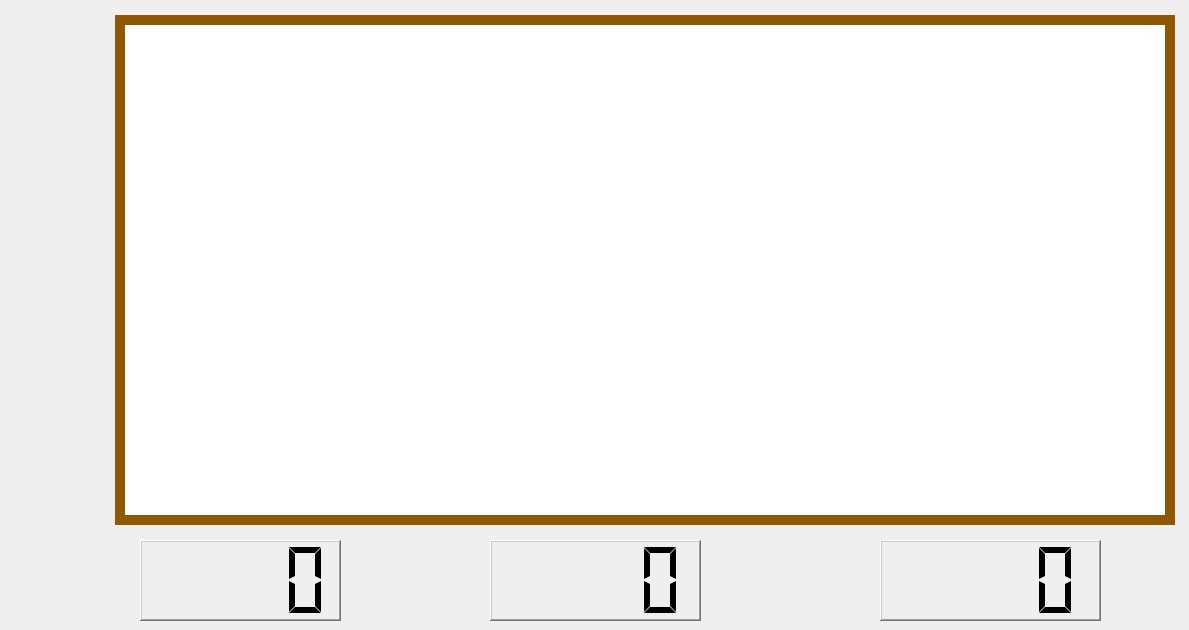
  <widget class="QWidget" name="centralWidget">
   <widget class="QGraphicsView" name="graphicsView">
    <property name="enabled">
     <bool>true</bool>
    </property>
    <property name="geometry">
     <rect>
      <x>123</x>
      <y>20</y>
      <width>1050</width>
      <height>498</height>
     </rect>
    </property>
   </widget>
   <widget class="QLabel" name="label_2">
    <property name="geometry">
     <rect>
      <x>190</x>
      <y>560</y>
      <width>71</width>
      <height>51</height>
     </rect>
    </property>
    <property name="text">
     <string/>
    </property>
    <property name="pixmap">
     <pixmap>:/Extras/Vidas.png</pixmap>
    </property>
    <property name="scaledContents">
     <bool>true</bool>
    </property>
   </widget>
   <widget class="QLCDNumber" name="Vida">
    <property name="geometry">
     <rect>
      <x>140</x>
      <y>540</y>
      <width>201</width>
      <height>81</height>
     </rect>
    </property>
    <property name="frameShape">
     <enum>QFrame::WinPanel</enum>
    </property>
    <property name="smallDecimalPoint">
     <bool>true</bool>
    </property>
    <property name="digitCount">
     <number>4</number>
    </property>
    <property name="mode">
     <enum>QLCDNumber::Dec</enum>
    </property>
    <property name="segmentStyle">
     <enum>QLCDNumber::Flat</enum>
    </property>
    <property name="value" stdset="0">
     <double>0.000000000000000</double>
    </property>
   </widget>
   <widget class="QLabel" name="label_3">
    <property name="geometry">
     <rect>
      <x>160</x>
      <y>540</y>
      <width>81</width>
      <height>81</height>
     </rect>
    </property>
    <property name="text">
     <string/>
    </property>
    <property name="pixmap">
     <pixmap resource="imagenes.qrc">:/ImagenesJuego/Otros/Vidas.png</pixmap>
    </property>
    <property name="scaledContents">
     <bool>true</bool>
    </property>
   </widget>
   <widget class="QLabel" name="label_5">
    <property name="geometry">
     <rect>
      <x>930</x>
      <y>550</y>
      <width>71</width>
      <height>61</height>
     </rect>
    </property>
    <property name="text">
     <string/>
    </property>
    <property name="pixmap">
     <pixmap resource="imagenes.qrc">:/ImagenesJuego/Otros/Distancia.png</pixmap>
    </property>
    <property name="scaledContents">
     <bool>true</bool>
    </property>
   </widget>
   <widget class="QLCDNumber" name="Distancia">
    <property name="geometry">
     <rect>
      <x>880</x>
      <y>540</y>
      <width>221</width>
      <height>81</height>
     </rect>
    </property>
    <property name="styleSheet">
     <string notr="true"/>
    </property>
    <property name="frameShape">
     <enum>QFrame::WinPanel</enum>
    </property>
    <property name="frameShadow">
     <enum>QFrame::Raised</enum>
    </property>
    <property name="smallDecimalPoint">
     <bool>true</bool>
    </property>
    <property name="digitCount">
     <number>4</number>
    </property>
    <property name="mode">
     <enum>QLCDNumber::Dec</enum>
    </property>
    <property name="segmentStyle">
     <enum>QLCDNumber::Flat</enum>
    </property>
   </widget>
   <widget class="QLabel" name="label_6">
    <property name="geometry">
     <rect>
      <x>500</x>
      <y>550</y>
      <width>71</width>
      <height>61</height>
     </rect>
    </property>
    <property name="text">
     <string/>
    </property>
    <property name="pixmap">
     <pixmap resource="imagenes.qrc">:/ImagenesJuego/Otros/Moneda.png</pixmap>
    </property>
    <property name="scaledContents">
     <bool>true</bool>
    </property>
   </widget>
   <widget class="QLCDNumber" name="Monedas">
    <property name="geometry">
     <rect>
      <x>490</x>
      <y>540</y>
      <width>211</width>
      <height>81</height>
     </rect>
    </property>
    <property name="frameShape">
     <enum>QFrame::WinPanel</enum>
    </property>
    <property name="smallDecimalPoint">
     <bool>true</bool>
    </property>
    <property name="digitCount">
     <number>4</number>
    </property>
    <property name="segmentStyle">
     <enum>QLCDNumber::Flat</enum>
    </property>
   </widget>
   <widget class="Line" name="line">
    <property name="geometry">
     <rect>
      <x>115</x>
      <y>10</y>
      <width>1060</width>
      <height>20</height>
     </rect>
    </property>
    <property name="palette">
     <palette>
      <active>
       <colorrole role="WindowText">
        <brush brushstyle="SolidPattern">
         <color alpha="255">
          <red>143</red>
          <green>89</green>
          <blue>2</blue>
         </color>
        </brush>
       </colorrole>
       <colorrole role="Button">
        <brush brushstyle="SolidPattern">
         <color alpha="255">
          <red>143</red>
          <green>89</green>
          <blue>2</blue>
         </color>
        </brush>
       </colorrole>
       <colorrole role="Light">
        <brush brushstyle="SolidPattern">
         <color alpha="255">
          <red>214</red>
          <green>133</green>
          <blue>3</blue>
         </color>
        </brush>
       </colorrole>
       <colorrole role="Midlight">
        <brush brushstyle="SolidPattern">
         <color alpha="255">
          <red>178</red>
          <green>111</green>
          <blue>2</blue>
         </color>
        </brush>
       </colorrole>
       <colorrole role="Dark">
        <brush brushstyle="SolidPattern">
         <color alpha="255">
          <red>71</red>
          <green>44</green>
          <blue>1</blue>
         </color>
        </brush>
       </colorrole>
       <colorrole role="Mid">
        <brush brushstyle="SolidPattern">
         <color alpha="255">
          <red>95</red>
          <green>59</green>
          <blue>1</blue>
         </color>
        </brush>
       </colorrole>
       <colorrole role="Text">
        <brush brushstyle="SolidPattern">
         <color alpha="255">
          <red>0</red>
          <green>0</green>
          <blue>0</blue>
         </color>
        </brush>
       </colorrole>
       <colorrole role="BrightText">
        <brush brushstyle="SolidPattern">
         <color alpha="255">
          <red>255</red>
          <green>255</green>
          <blue>255</blue>
         </color>
        </brush>
       </colorrole>
       <colorrole role="ButtonText">
        <brush brushstyle="SolidPattern">
         <color alpha="255">
          <red>143</red>
          <green>89</green>
          <blue>2</blue>
         </color>
        </brush>
       </colorrole>
       <colorrole role="Base">
        <brush brushstyle="SolidPattern">
         <color alpha="255">
          <red>255</red>
          <green>255</green>
          <blue>255</blue>
         </color>
        </brush>
       </colorrole>
       <colorrole role="Window">
        <brush brushstyle="SolidPattern">
         <color alpha="255">
          <red>143</red>
          <green>89</green>
          <blue>2</blue>
         </color>
        </brush>
       </colorrole>
       <colorrole role="Shadow">
        <brush brushstyle="SolidPattern">
         <color alpha="255">
          <red>143</red>
          <green>89</green>
          <blue>2</blue>
         </color>
        </brush>
       </colorrole>
       <colorrole role="Highlight">
        <brush brushstyle="SolidPattern">
         <color alpha="255">
          <red>143</red>
          <green>89</green>
          <blue>2</blue>
         </color>
        </brush>
       </colorrole>
       <colorrole role="Link">
        <brush brushstyle="SolidPattern">
         <color alpha="255">
          <red>143</red>
          <green>89</green>
          <blue>2</blue>
         </color>
        </brush>
       </colorrole>
       <colorrole role="AlternateBase">
        <brush brushstyle="SolidPattern">
         <color alpha="255">
          <red>199</red>
          <green>172</green>
          <blue>128</blue>
         </color>
        </brush>
       </colorrole>
       <colorrole role="ToolTipBase">
        <brush brushstyle="SolidPattern">
         <color alpha="255">
          <red>255</red>
          <green>255</green>
          <blue>220</blue>
         </color>
        </brush>
       </colorrole>
       <colorrole role="ToolTipText">
        <brush brushstyle="SolidPattern">
         <color alpha="255">
          <red>143</red>
          <green>89</green>
          <blue>2</blue>
         </color>
        </brush>
       </colorrole>
       <colorrole role="PlaceholderText">
        <brush brushstyle="SolidPattern">
         <color alpha="128">
          <red>0</red>
          <green>0</green>
          <blue>0</blue>
         </color>
        </brush>
       </colorrole>
      </active>
      <inactive>
       <colorrole role="WindowText">
        <brush brushstyle="SolidPattern">
         <color alpha="255">
          <red>143</red>
          <green>89</green>
          <blue>2</blue>
         </color>
        </brush>
       </colorrole>
       <colorrole role="Button">
        <brush brushstyle="SolidPattern">
         <color alpha="255">
          <red>143</red>
          <green>89</green>
          <blue>2</blue>
         </color>
        </brush>
       </colorrole>
       <colorrole role="Light">
        <brush brushstyle="SolidPattern">
         <color alpha="255">
          <red>214</red>
          <green>133</green>
          <blue>3</blue>
         </color>
        </brush>
       </colorrole>
       <colorrole role="Midlight">
        <brush brushstyle="SolidPattern">
         <color alpha="255">
          <red>178</red>
          <green>111</green>
          <blue>2</blue>
         </color>
        </brush>
       </colorrole>
       <colorrole role="Dark">
        <brush brushstyle="SolidPattern">
         <color alpha="255">
          <red>71</red>
          <green>44</green>
          <blue>1</blue>
         </color>
        </brush>
       </colorrole>
       <colorrole role="Mid">
        <brush brushstyle="SolidPattern">
         <color alpha="255">
          <red>95</red>
          <green>59</green>
          <blue>1</blue>
         </color>
        </brush>
       </colorrole>
       <colorrole role="Text">
        <brush brushstyle="SolidPattern">
         <color alpha="255">
          <red>0</red>
          <green>0</green>
          <blue>0</blue>
         </color>
        </brush>
       </colorrole>
       <colorrole role="BrightText">
        <brush brushstyle="SolidPattern">
         <color alpha="255">
          <red>255</red>
          <green>255</green>
          <blue>255</blue>
         </color>
        </brush>
       </colorrole>
       <colorrole role="ButtonText">
        <brush brushstyle="SolidPattern">
         <color alpha="255">
          <red>143</red>
          <green>89</green>
          <blue>2</blue>
         </color>
        </brush>
       </colorrole>
       <colorrole role="Base">
        <brush brushstyle="SolidPattern">
         <color alpha="255">
          <red>255</red>
          <green>255</green>
          <blue>255</blue>
         </color>
        </brush>
       </colorrole>
       <colorrole role="Window">
        <brush brushstyle="SolidPattern">
         <color alpha="255">
          <red>143</red>
          <green>89</green>
          <blue>2</blue>
         </color>
        </brush>
       </colorrole>
       <colorrole role="Shadow">
        <brush brushstyle="SolidPattern">
         <color alpha="255">
          <red>143</red>
          <green>89</green>
          <blue>2</blue>
         </color>
        </brush>
       </colorrole>
       <colorrole role="Highlight">
        <brush brushstyle="SolidPattern">
         <color alpha="255">
          <red>143</red>
          <green>89</green>
          <blue>2</blue>
         </color>
        </brush>
       </colorrole>
       <colorrole role="Link">
        <brush brushstyle="SolidPattern">
         <color alpha="255">
          <red>143</red>
          <green>89</green>
          <blue>2</blue>
         </color>
        </brush>
       </colorrole>
       <colorrole role="AlternateBase">
        <brush brushstyle="SolidPattern">
         <color alpha="255">
          <red>199</red>
          <green>172</green>
          <blue>128</blue>
         </color>
        </brush>
       </colorrole>
       <colorrole role="ToolTipBase">
        <brush brushstyle="SolidPattern">
         <color alpha="255">
          <red>255</red>
          <green>255</green>
          <blue>220</blue>
         </color>
        </brush>
       </colorrole>
       <colorrole role="ToolTipText">
        <brush brushstyle="SolidPattern">
         <color alpha="255">
          <red>143</red>
          <green>89</green>
          <blue>2</blue>
         </color>
        </brush>
       </colorrole>
       <colorrole role="PlaceholderText">
        <brush brushstyle="SolidPattern">
         <color alpha="128">
          <red>0</red>
          <green>0</green>
          <blue>0</blue>
         </color>
        </brush>
       </colorrole>
      </inactive>
      <disabled>
       <colorrole role="WindowText">
        <brush brushstyle="SolidPattern">
         <color alpha="255">
          <red>71</red>
          <green>44</green>
          <blue>1</blue>
         </color>
        </brush>
       </colorrole>
       <colorrole role="Button">
        <brush brushstyle="SolidPattern">
         <color alpha="255">
          <red>143</red>
          <green>89</green>
          <blue>2</blue>
         </color>
        </brush>
       </colorrole>
       <colorrole role="Light">
        <brush brushstyle="SolidPattern">
         <color alpha="255">
          <red>214</red>
          <green>133</green>
          <blue>3</blue>
         </color>
        </brush>
       </colorrole>
       <colorrole role="Midlight">
        <brush brushstyle="SolidPattern">
         <color alpha="255">
          <red>178</red>
          <green>111</green>
          <blue>2</blue>
         </color>
        </brush>
       </colorrole>
       <colorrole role="Dark">
        <brush brushstyle="SolidPattern">
         <color alpha="255">
          <red>71</red>
          <green>44</green>
          <blue>1</blue>
         </color>
        </brush>
       </colorrole>
       <colorrole role="Mid">
        <brush brushstyle="SolidPattern">
         <color alpha="255">
          <red>95</red>
          <green>59</green>
          <blue>1</blue>
         </color>
        </brush>
       </colorrole>
       <colorrole role="Text">
        <brush brushstyle="SolidPattern">
         <color alpha="255">
          <red>71</red>
          <green>44</green>
          <blue>1</blue>
         </color>
        </brush>
       </colorrole>
       <colorrole role="BrightText">
        <brush brushstyle="SolidPattern">
         <color alpha="255">
          <red>255</red>
          <green>255</green>
          <blue>255</blue>
         </color>
        </brush>
       </colorrole>
       <colorrole role="ButtonText">
        <brush brushstyle="SolidPattern">
         <color alpha="255">
          <red>71</red>
          <green>44</green>
          <blue>1</blue>
         </color>
        </brush>
       </colorrole>
       <colorrole role="Base">
        <brush brushstyle="SolidPattern">
         <color alpha="255">
          <red>143</red>
          <green>89</green>
          <blue>2</blue>
         </color>
        </brush>
       </colorrole>
       <colorrole role="Window">
        <brush brushstyle="SolidPattern">
         <color alpha="255">
          <red>143</red>
          <green>89</green>
          <blue>2</blue>
         </color>
        </brush>
       </colorrole>
       <colorrole role="Shadow">
        <brush brushstyle="SolidPattern">
         <color alpha="255">
          <red>143</red>
          <green>89</green>
          <blue>2</blue>
         </color>
        </brush>
       </colorrole>
       <colorrole role="Highlight">
        <brush brushstyle="SolidPattern">
         <color alpha="255">
          <red>145</red>
          <green>145</green>
          <blue>145</blue>
         </color>
        </brush>
       </colorrole>
       <colorrole role="Link">
        <brush brushstyle="SolidPattern">
         <color alpha="255">
          <red>143</red>
          <green>89</green>
          <blue>2</blue>
         </color>
        </brush>
       </colorrole>
       <colorrole role="AlternateBase">
        <brush brushstyle="SolidPattern">
         <color alpha="255">
          <red>143</red>
          <green>89</green>
          <blue>2</blue>
         </color>
        </brush>
       </colorrole>
       <colorrole role="ToolTipBase">
        <brush brushstyle="SolidPattern">
         <color alpha="255">
          <red>255</red>
          <green>255</green>
          <blue>220</blue>
         </color>
        </brush>
       </colorrole>
       <colorrole role="ToolTipText">
        <brush brushstyle="SolidPattern">
         <color alpha="255">
          <red>143</red>
          <green>89</green>
          <blue>2</blue>
         </color>
        </brush>
       </colorrole>
       <colorrole role="PlaceholderText">
        <brush brushstyle="SolidPattern">
         <color alpha="128">
          <red>0</red>
          <green>0</green>
          <blue>0</blue>
         </color>
        </brush>
       </colorrole>
      </disabled>
     </palette>
    </property>
    <property name="frameShadow">
     <enum>QFrame::Plain</enum>
    </property>
    <property name="lineWidth">
     <number>10</number>
    </property>
    <property name="midLineWidth">
     <number>0</number>
    </property>
    <property name="orientation">
     <enum>Qt::Horizontal</enum>
    </property>
   </widget>
   <widget class="Line" name="line_2">
    <property name="geometry">
     <rect>
      <x>1160</x>
      <y>20</y>
      <width>20</width>
      <height>501</height>
     </rect>
    </property>
    <property name="palette">
     <palette>
      <active>
       <colorrole role="WindowText">
        <brush brushstyle="SolidPattern">
         <color alpha="255">
          <red>143</red>
          <green>89</green>
          <blue>2</blue>
         </color>
        </brush>
       </colorrole>
       <colorrole role="Button">
        <brush brushstyle="SolidPattern">
         <color alpha="255">
          <red>0</red>
          <green>0</green>
          <blue>0</blue>
         </color>
        </brush>
       </colorrole>
       <colorrole role="Light">
        <brush brushstyle="SolidPattern">
         <color alpha="255">
          <red>0</red>
          <green>0</green>
          <blue>0</blue>
         </color>
        </brush>
       </colorrole>
       <colorrole role="Midlight">
        <brush brushstyle="SolidPattern">
         <color alpha="255">
          <red>0</red>
          <green>0</green>
          <blue>0</blue>
         </color>
        </brush>
       </colorrole>
       <colorrole role="Dark">
        <brush brushstyle="SolidPattern">
         <color alpha="255">
          <red>0</red>
          <green>0</green>
          <blue>0</blue>
         </color>
        </brush>
       </colorrole>
       <colorrole role="Mid">
        <brush brushstyle="SolidPattern">
         <color alpha="255">
          <red>0</red>
          <green>0</green>
          <blue>0</blue>
         </color>
        </brush>
       </colorrole>
       <colorrole role="Text">
        <brush brushstyle="SolidPattern">
         <color alpha="255">
          <red>255</red>
          <green>255</green>
          <blue>255</blue>
         </color>
        </brush>
       </colorrole>
       <colorrole role="BrightText">
        <brush brushstyle="SolidPattern">
         <color alpha="255">
          <red>255</red>
          <green>255</green>
          <blue>255</blue>
         </color>
        </brush>
       </colorrole>
       <colorrole role="ButtonText">
        <brush brushstyle="SolidPattern">
         <color alpha="255">
          <red>255</red>
          <green>255</green>
          <blue>255</blue>
         </color>
        </brush>
       </colorrole>
       <colorrole role="Base">
        <brush brushstyle="SolidPattern">
         <color alpha="255">
          <red>0</red>
          <green>0</green>
          <blue>0</blue>
         </color>
        </brush>
       </colorrole>
       <colorrole role="Window">
        <brush brushstyle="SolidPattern">
         <color alpha="255">
          <red>0</red>
          <green>0</green>
          <blue>0</blue>
         </color>
        </brush>
       </colorrole>
       <colorrole role="Shadow">
        <brush brushstyle="SolidPattern">
         <color alpha="255">
          <red>0</red>
          <green>0</green>
          <blue>0</blue>
         </color>
        </brush>
       </colorrole>
       <colorrole role="AlternateBase">
        <brush brushstyle="SolidPattern">
         <color alpha="255">
          <red>0</red>
          <green>0</green>
          <blue>0</blue>
         </color>
        </brush>
       </colorrole>
       <colorrole role="ToolTipBase">
        <brush brushstyle="SolidPattern">
         <color alpha="255">
          <red>255</red>
          <green>255</green>
          <blue>220</blue>
         </color>
        </brush>
       </colorrole>
       <colorrole role="ToolTipText">
        <brush brushstyle="SolidPattern">
         <color alpha="255">
          <red>0</red>
          <green>0</green>
          <blue>0</blue>
         </color>
        </brush>
       </colorrole>
       <colorrole role="PlaceholderText">
        <brush brushstyle="SolidPattern">
         <color alpha="128">
          <red>255</red>
          <green>255</green>
          <blue>255</blue>
         </color>
        </brush>
       </colorrole>
      </active>
      <inactive>
       <colorrole role="WindowText">
        <brush brushstyle="SolidPattern">
         <color alpha="255">
          <red>143</red>
          <green>89</green>
          <blue>2</blue>
         </color>
        </brush>
       </colorrole>
       <colorrole role="Button">
        <brush brushstyle="SolidPattern">
         <color alpha="255">
          <red>0</red>
          <green>0</green>
          <blue>0</blue>
         </color>
        </brush>
       </colorrole>
       <colorrole role="Light">
        <brush brushstyle="SolidPattern">
         <color alpha="255">
          <red>0</red>
          <green>0</green>
          <blue>0</blue>
         </color>
        </brush>
       </colorrole>
       <colorrole role="Midlight">
        <brush brushstyle="SolidPattern">
         <color alpha="255">
          <red>0</red>
          <green>0</green>
          <blue>0</blue>
         </color>
        </brush>
       </colorrole>
       <colorrole role="Dark">
        <brush brushstyle="SolidPattern">
         <color alpha="255">
          <red>0</red>
          <green>0</green>
          <blue>0</blue>
         </color>
        </brush>
       </colorrole>
       <colorrole role="Mid">
        <brush brushstyle="SolidPattern">
         <color alpha="255">
          <red>0</red>
          <green>0</green>
          <blue>0</blue>
         </color>
        </brush>
       </colorrole>
       <colorrole role="Text">
        <brush brushstyle="SolidPattern">
         <color alpha="255">
          <red>255</red>
          <green>255</green>
          <blue>255</blue>
         </color>
        </brush>
       </colorrole>
       <colorrole role="BrightText">
        <brush brushstyle="SolidPattern">
         <color alpha="255">
          <red>255</red>
          <green>255</green>
          <blue>255</blue>
         </color>
        </brush>
       </colorrole>
       <colorrole role="ButtonText">
        <brush brushstyle="SolidPattern">
         <color alpha="255">
          <red>255</red>
          <green>255</green>
          <blue>255</blue>
         </color>
        </brush>
       </colorrole>
       <colorrole role="Base">
        <brush brushstyle="SolidPattern">
         <color alpha="255">
          <red>0</red>
          <green>0</green>
          <blue>0</blue>
         </color>
        </brush>
       </colorrole>
       <colorrole role="Window">
        <brush brushstyle="SolidPattern">
         <color alpha="255">
          <red>0</red>
          <green>0</green>
          <blue>0</blue>
         </color>
        </brush>
       </colorrole>
       <colorrole role="Shadow">
        <brush brushstyle="SolidPattern">
         <color alpha="255">
          <red>0</red>
          <green>0</green>
          <blue>0</blue>
         </color>
        </brush>
       </colorrole>
       <colorrole role="AlternateBase">
        <brush brushstyle="SolidPattern">
         <color alpha="255">
          <red>0</red>
          <green>0</green>
          <blue>0</blue>
         </color>
        </brush>
       </colorrole>
       <colorrole role="ToolTipBase">
        <brush brushstyle="SolidPattern">
         <color alpha="255">
          <red>255</red>
          <green>255</green>
          <blue>220</blue>
         </color>
        </brush>
       </colorrole>
       <colorrole role="ToolTipText">
        <brush brushstyle="SolidPattern">
         <color alpha="255">
          <red>0</red>
          <green>0</green>
          <blue>0</blue>
         </color>
        </brush>
       </colorrole>
       <colorrole role="PlaceholderText">
        <brush brushstyle="SolidPattern">
         <color alpha="128">
          <red>255</red>
          <green>255</green>
          <blue>255</blue>
         </color>
        </brush>
       </colorrole>
      </inactive>
      <disabled>
       <colorrole role="WindowText">
        <brush brushstyle="SolidPattern">
         <color alpha="255">
          <red>0</red>
          <green>0</green>
          <blue>0</blue>
         </color>
        </brush>
       </colorrole>
       <colorrole role="Button">
        <brush brushstyle="SolidPattern">
         <color alpha="255">
          <red>0</red>
          <green>0</green>
          <blue>0</blue>
         </color>
        </brush>
       </colorrole>
       <colorrole role="Light">
        <brush brushstyle="SolidPattern">
         <color alpha="255">
          <red>0</red>
          <green>0</green>
          <blue>0</blue>
         </color>
        </brush>
       </colorrole>
       <colorrole role="Midlight">
        <brush brushstyle="SolidPattern">
         <color alpha="255">
          <red>0</red>
          <green>0</green>
          <blue>0</blue>
         </color>
        </brush>
       </colorrole>
       <colorrole role="Dark">
        <brush brushstyle="SolidPattern">
         <color alpha="255">
          <red>0</red>
          <green>0</green>
          <blue>0</blue>
         </color>
        </brush>
       </colorrole>
       <colorrole role="Mid">
        <brush brushstyle="SolidPattern">
         <color alpha="255">
          <red>0</red>
          <green>0</green>
          <blue>0</blue>
         </color>
        </brush>
       </colorrole>
       <colorrole role="Text">
        <brush brushstyle="SolidPattern">
         <color alpha="255">
          <red>0</red>
          <green>0</green>
          <blue>0</blue>
         </color>
        </brush>
       </colorrole>
       <colorrole role="BrightText">
        <brush brushstyle="SolidPattern">
         <color alpha="255">
          <red>255</red>
          <green>255</green>
          <blue>255</blue>
         </color>
        </brush>
       </colorrole>
       <colorrole role="ButtonText">
        <brush brushstyle="SolidPattern">
         <color alpha="255">
          <red>0</red>
          <green>0</green>
          <blue>0</blue>
         </color>
        </brush>
       </colorrole>
       <colorrole role="Base">
        <brush brushstyle="SolidPattern">
         <color alpha="255">
          <red>0</red>
          <green>0</green>
          <blue>0</blue>
         </color>
        </brush>
       </colorrole>
       <colorrole role="Window">
        <brush brushstyle="SolidPattern">
         <color alpha="255">
          <red>0</red>
          <green>0</green>
          <blue>0</blue>
         </color>
        </brush>
       </colorrole>
       <colorrole role="Shadow">
        <brush brushstyle="SolidPattern">
         <color alpha="255">
          <red>0</red>
          <green>0</green>
          <blue>0</blue>
         </color>
        </brush>
       </colorrole>
       <colorrole role="AlternateBase">
        <brush brushstyle="SolidPattern">
         <color alpha="255">
          <red>0</red>
          <green>0</green>
          <blue>0</blue>
         </color>
        </brush>
       </colorrole>
       <colorrole role="ToolTipBase">
        <brush brushstyle="SolidPattern">
         <color alpha="255">
          <red>255</red>
          <green>255</green>
          <blue>220</blue>
         </color>
        </brush>
       </colorrole>
       <colorrole role="ToolTipText">
        <brush brushstyle="SolidPattern">
         <color alpha="255">
          <red>0</red>
          <green>0</green>
          <blue>0</blue>
         </color>
        </brush>
       </colorrole>
       <colorrole role="PlaceholderText">
        <brush brushstyle="SolidPattern">
         <color alpha="128">
          <red>255</red>
          <green>255</green>
          <blue>255</blue>
         </color>
        </brush>
       </colorrole>
      </disabled>
     </palette>
    </property>
    <property name="frameShadow">
     <enum>QFrame::Plain</enum>
    </property>
    <property name="lineWidth">
     <number>10</number>
    </property>
    <property name="midLineWidth">
     <number>0</number>
    </property>
    <property name="orientation">
     <enum>Qt::Vertical</enum>
    </property>
   </widget>
   <widget class="Line" name="line_3">
    <property name="geometry">
     <rect>
      <x>120</x>
      <y>510</y>
      <width>1055</width>
      <height>21</height>
     </rect>
    </property>
    <property name="palette">
     <palette>
      <active>
       <colorrole role="WindowText">
        <brush brushstyle="SolidPattern">
         <color alpha="255">
          <red>143</red>
          <green>89</green>
          <blue>2</blue>
         </color>
        </brush>
       </colorrole>
      </active>
      <inactive>
       <colorrole role="WindowText">
        <brush brushstyle="SolidPattern">
         <color alpha="255">
          <red>143</red>
          <green>89</green>
          <blue>2</blue>
         </color>
        </brush>
       </colorrole>
      </inactive>
      <disabled>
       <colorrole role="WindowText">
        <brush brushstyle="SolidPattern">
         <color alpha="255">
          <red>120</red>
          <green>120</green>
          <blue>120</blue>
         </color>
        </brush>
       </colorrole>
      </disabled>
     </palette>
    </property>
    <property name="frameShadow">
     <enum>QFrame::Plain</enum>
    </property>
    <property name="lineWidth">
     <number>10</number>
    </property>
    <property name="midLineWidth">
     <number>0</number>
    </property>
    <property name="orientation">
     <enum>Qt::Horizontal</enum>
    </property>
   </widget>
   <widget class="Line" name="line_4">
    <property name="geometry">
     <rect>
      <x>110</x>
      <y>20</y>
      <width>20</width>
      <height>505</height>
     </rect>
    </property>
    <property name="palette">
     <palette>
      <active>
       <colorrole role="WindowText">
        <brush brushstyle="SolidPattern">
         <color alpha="255">
          <red>143</red>
          <green>89</green>
          <blue>2</blue>
         </color>
        </brush>
       </colorrole>
       <colorrole role="Text">
        <brush brushstyle="SolidPattern">
         <color alpha="255">
          <red>255</red>
          <green>85</green>
          <blue>0</blue>
         </color>
        </brush>
       </colorrole>
       <colorrole role="ButtonText">
        <brush brushstyle="SolidPattern">
         <color alpha="255">
          <red>255</red>
          <green>85</green>
          <blue>0</blue>
         </color>
        </brush>
       </colorrole>
       <colorrole role="PlaceholderText">
        <brush brushstyle="SolidPattern">
         <color alpha="128">
          <red>255</red>
          <green>85</green>
          <blue>0</blue>
         </color>
        </brush>
       </colorrole>
      </active>
      <inactive>
       <colorrole role="WindowText">
        <brush brushstyle="SolidPattern">
         <color alpha="255">
          <red>143</red>
          <green>89</green>
          <blue>2</blue>
         </color>
        </brush>
       </colorrole>
       <colorrole role="Text">
        <brush brushstyle="SolidPattern">
         <color alpha="255">
          <red>255</red>
          <green>85</green>
          <blue>0</blue>
         </color>
        </brush>
       </colorrole>
       <colorrole role="ButtonText">
        <brush brushstyle="SolidPattern">
         <color alpha="255">
          <red>255</red>
          <green>85</green>
          <blue>0</blue>
         </color>
        </brush>
       </colorrole>
       <colorrole role="PlaceholderText">
        <brush brushstyle="SolidPattern">
         <color alpha="128">
          <red>255</red>
          <green>85</green>
          <blue>0</blue>
         </color>
        </brush>
       </colorrole>
      </inactive>
      <disabled>
       <colorrole role="WindowText">
        <brush brushstyle="SolidPattern">
         <color alpha="255">
          <red>120</red>
          <green>120</green>
          <blue>120</blue>
         </color>
        </brush>
       </colorrole>
       <colorrole role="Text">
        <brush brushstyle="SolidPattern">
         <color alpha="255">
          <red>120</red>
          <green>120</green>
          <blue>120</blue>
         </color>
        </brush>
       </colorrole>
       <colorrole role="ButtonText">
        <brush brushstyle="SolidPattern">
         <color alpha="255">
          <red>120</red>
          <green>120</green>
          <blue>120</blue>
         </color>
        </brush>
       </colorrole>
       <colorrole role="PlaceholderText">
        <brush brushstyle="SolidPattern">
         <color alpha="128">
          <red>0</red>
          <green>0</green>
          <blue>0</blue>
         </color>
        </brush>
       </colorrole>
      </disabled>
     </palette>
    </property>
    <property name="frameShadow">
     <enum>QFrame::Plain</enum>
    </property>
    <property name="lineWidth">
     <number>10</number>
    </property>
    <property name="midLineWidth">
     <number>0</number>
    </property>
    <property name="orientation">
     <enum>Qt::Vertical</enum>
    </property>
   </widget>
  </widget>
